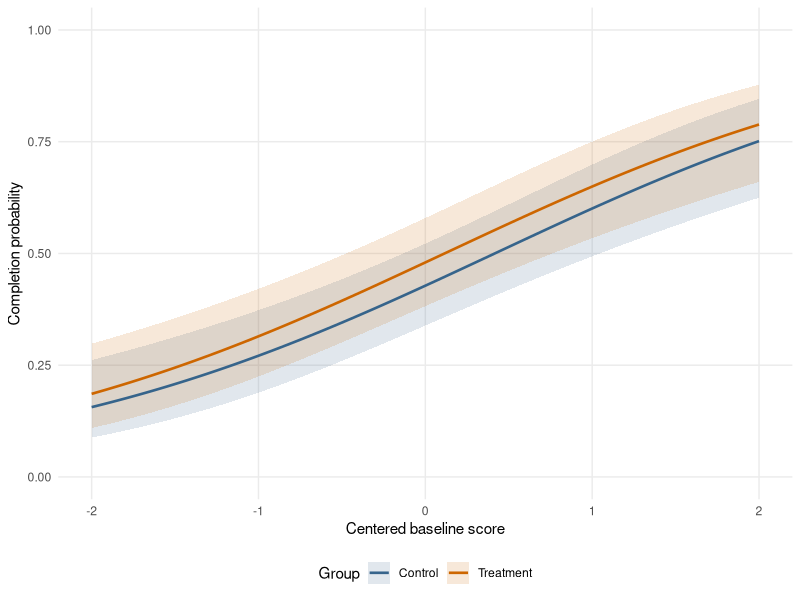
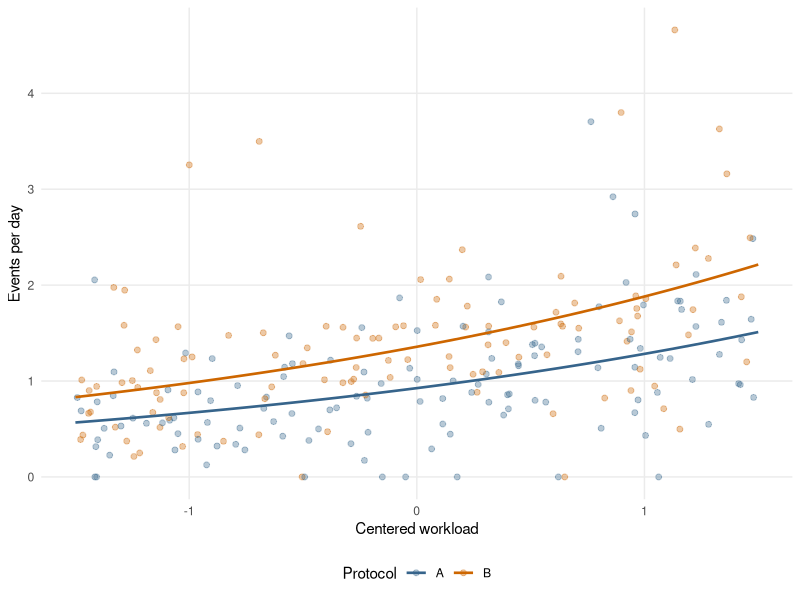

Reproduce these figures in R, in order.
## ---- chunk 1
library(ggplot2)
theme_set(theme_minimal(base_size = 11) +
            theme(legend.position = "bottom",
              panel.grid.minor = element_blank()))

set.seed(8561)
n <- 240
score <- runif(n, -2, 2)
group <- factor(sample(c("Control", "Treatment"), n, replace = TRUE))
prob <- plogis(-0.5 + 0.8 * score + 0.6 * (group == "Treatment"))
binary <- data.frame(score, group,
                     completed = rbinom(n, size = 1, prob = prob))
fit_logit <- glm(completed ~ score + group,
                 family = binomial(link = "logit"),
                 data = binary)
summary(fit_logit)
## ---- chunk 2
b <- coef(fit_logit)
se <- sqrt(diag(vcov(fit_logit)))
exp(cbind(estimate = b, lower = b - qnorm(0.975) * se,
          upper = b + qnorm(0.975) * se))

new_binary <- expand.grid(score = seq(-2, 2, length.out = 100),
                          group = levels(binary$group))
link_fit <- predict(fit_logit, newdata = new_binary,
                    type = "link", se.fit = TRUE)
new_binary$probability <- plogis(link_fit$fit)
new_binary$lower <- plogis(link_fit$fit - qnorm(0.975) * link_fit$se.fit)
new_binary$upper <- plogis(link_fit$fit + qnorm(0.975) * link_fit$se.fit)
## ---- chunk 3
#| label: fig-logistic-probabilities
#| fig-cap: "Fitted completion probabilities with approximate pointwise 95% confidence bands. Group differences on the probability scale vary with the baseline score."
#| fig-width: 7
#| fig-height: 4
ggplot(new_binary, aes(score, probability, colour = group, fill = group)) +
  geom_ribbon(aes(ymin = lower, ymax = upper), alpha = 0.15, colour = NA) +
  geom_line(linewidth = 0.9) +
  scale_colour_manual(values = c(Control = "steelblue4",
    Treatment = "darkorange3")) +
  scale_fill_manual(values = c(Control = "steelblue4",
    Treatment = "darkorange3")) +
  coord_cartesian(ylim = c(0, 1)) +
  labs(x = "Centered baseline score", y = "Completion probability",
       colour = "Group", fill = "Group")
## ---- chunk 4
set.seed(8561)
n <- 240
workload <- runif(n, -1.5, 1.5)
protocol <- factor(sample(c("A", "B"), n, replace = TRUE))
exposure <- runif(n, 1, 8)
rate <- exp(-0.1 + 0.35 * workload + 0.4 * (protocol == "B"))
counts <- data.frame(workload, protocol, exposure,
                     events = rpois(n, lambda = exposure * rate))
fit_pois <- glm(events ~ workload + protocol + offset(log(exposure)),
                family = poisson(link = "log"), data = counts)
summary(fit_pois)
## ---- chunk 5
new_counts <- expand.grid(workload = seq(-1.5, 1.5, length.out = 100),
                          protocol = levels(counts$protocol), exposure = 1)
new_counts$rate <- predict(fit_pois, newdata = new_counts, type = "response")
c(rate_ratio_protocol_B = exp(coef(fit_pois)["protocolB"]))
## ---- chunk 6
#| label: fig-poisson-rates
#| fig-cap: "Observed events per exposure day and fitted conditional rates. Different exposure times make the observed rates unequally variable; the model fits counts with a log-exposure offset."
#| fig-width: 7
#| fig-height: 4
ggplot(counts, aes(workload, events / exposure, colour = protocol)) +
  geom_point(alpha = 0.35, size = 1.7) +
  geom_line(data = new_counts, aes(y = rate), linewidth = 0.9) +
  scale_colour_manual(values = c(A = "steelblue4", B = "darkorange3")) +
  labs(x = "Centered workload", y = "Events per day", colour = "Protocol")
## ---- chunk 7
fit_logit_reduced <- glm(completed ~ score,
                         family = binomial(), data = binary)
anova(fit_logit_reduced, fit_logit, test = "LRT")

fit_pois_reduced <- glm(events ~ workload + offset(log(exposure)),
                        family = poisson(), data = counts)
anova(fit_pois_reduced, fit_pois, test = "LRT")
## ---- chunk 8
pearson_dispersion <- sum(residuals(fit_pois, type = "pearson")^2) /
  df.residual(fit_pois)
pearson_dispersion
## ---- chunk 9
set.seed(8561)
train <- sample(seq_len(nrow(binary)), floor(0.7 * nrow(binary)))
fit_train <- glm(completed ~ score + group,
                 family = binomial(), data = binary[train, ])
test <- binary[-train, ]
p_hat <- predict(fit_train, newdata = test, type = "response")
p_baseline <- mean(binary$completed[train])
c(model_Brier = mean((test$completed - p_hat)^2),
  baseline_Brier = mean((test$completed - p_baseline)^2))
